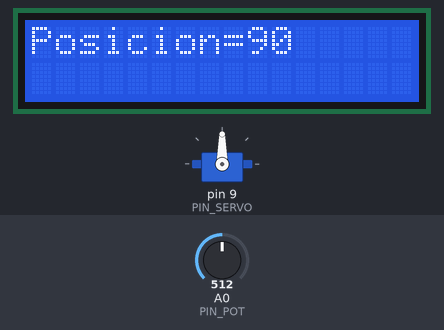
This sketch was run on a simulated Arduino Uno, built with avr-gcc and run on an emulated ATmega328P. Parts: 16×2 character LCD, servo. The test bench sets the inputs (shaded band); at power-on: A0 (PIN_POT) = 512. What the sketch prints to the serial monitor is not drawn.

Above: at 3.2 s.
3.3 s: A0 (PIN_POT) set to 716
At 4.5 s:
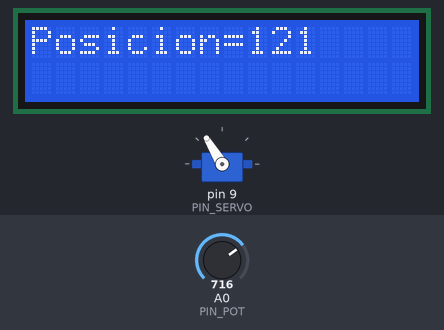
4.8 s: A0 (PIN_POT) set to 900
At 6.0 s:
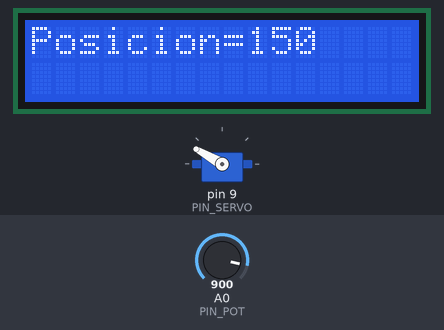
6.3 s: A0 (PIN_POT) set to 1023
At 7.8 s:
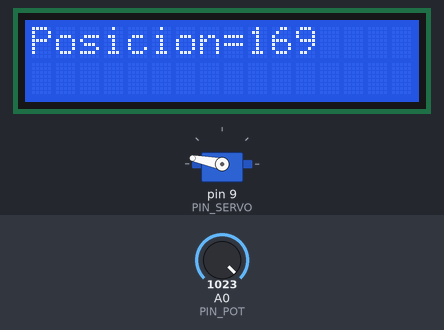
9.3 s: A0 (PIN_POT) set to 306
At 9.8 s:
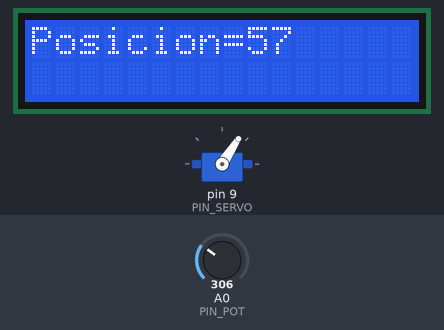
12.3 s: A0 (PIN_POT) set to 122
At 13.3 s:
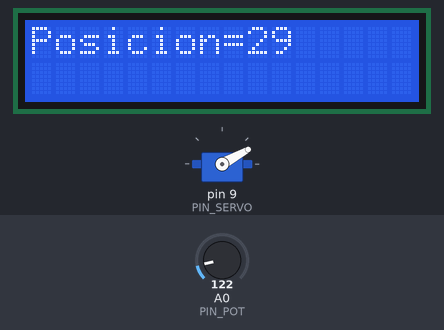
15.3 s: A0 (PIN_POT) set to 0
At 16.7 s:
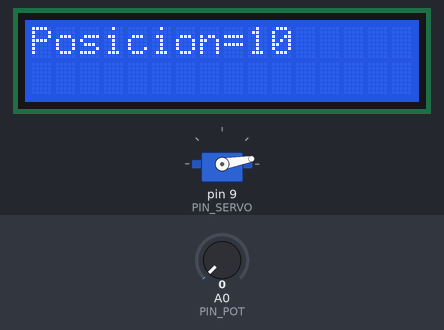
Timing chart, 0 to 18.3 s (numbered marks = the images above; inputs shaded):
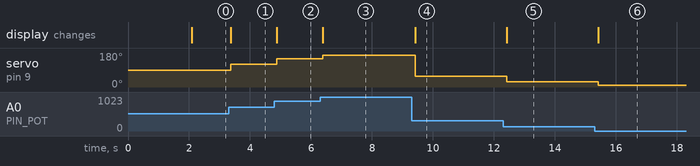

Measured:
- after the input at 3.3 s, servo on pin 9 (PIN_SERVO): 90° → 121° after 0.07 s; the display: changes after 0.07 s (image 1)
- after the input at 4.8 s, servo on pin 9 (PIN_SERVO): 121° → 150° after 0.08 s; the display: changes after 0.08 s (image 2)
- after the input at 6.3 s, servo on pin 9 (PIN_SERVO): 150° → 169° after 0.09 s; the display: changes after 0.09 s (image 3)
- after the input at 9.3 s, servo on pin 9 (PIN_SERVO): 169° → 57° after 0.12 s; the display: changes after 0.12 s (image 4)
- after the input at 12.3 s, servo on pin 9 (PIN_SERVO): 57° → 29° after 0.12 s; the display: changes after 0.12 s (image 5)
- after the input at 15.3 s, servo on pin 9 (PIN_SERVO): 29° → 10° after 0.12 s; the display: changes after 0.12 s (image 6)

The sketch:

Ejercicio05-Mover_Servo.ino
```cpp
/*
   Ejercicio05 – Mover Servo
   Web: https://www.aprendiendoarduino.com/cursos/programacion-arduino-2019/
   Montaje: https://github.com/jecrespo/aprendiendoarduino-Curso_Programacion_Arduino_2019/blob/master/Esquemas%20Montajes%20Pr%C3%A1cticas%20Fritzing/Curso_Programacion-Montaje%20Arduino_bb.png
*/

//Librerías pantalla LCD
#include <Wire.h>
#include <LiquidCrystal_I2C.h>

//Objeto pantalla
LiquidCrystal_I2C lcd(0x27, 16, 2); // set the LCD address to 0x27 for a 16 chars and 2 line display

//Librería Servo
#include <Servo.h>

//Objeto servo
Servo miservo;

//Definición pines
#define PIN_SERVO 9
#define PIN_POT A0

//Variables globales
int pos;

void setup() {
  //Inicializo puerto serie
  Serial.begin(9600);

  //Inicializo pantalla
  Serial.println(F("Inicializando pantalla..."));
  lcd.init();
  lcd.backlight();
  lcd.setCursor(0, 0);
  lcd.print("Inicializando...");
  delay(2000);
  lcd.clear();

  //Inicializo Servo
  Serial.println(F("Inicializando servo..."));
  miservo.attach(PIN_SERVO);

}

void loop() {

  lcd.clear();

  pos = int (10 + ((float (analogRead(PIN_POT)) / 1024) * 160));
  miservo.write(pos);

  lcd.setCursor(0, 0);
  lcd.print("Posicion=");
  lcd.setCursor(9, 0);
  lcd.print(pos);

  Serial.println("Posicion= "  + (String)pos);
  delay(100);

}
```
